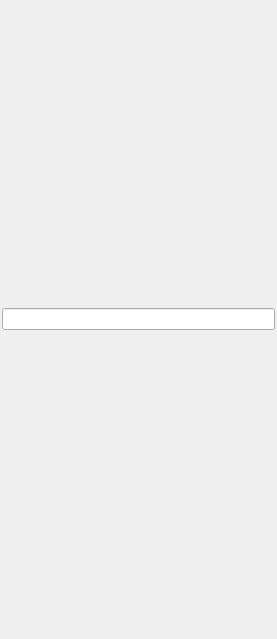
<?xml version="1.0" encoding="UTF-8"?>
<ui version="4.0">
 <class>ProjectPanel</class>
 <widget class="QWidget" name="ProjectPanel">
  <property name="geometry">
   <rect>
    <x>0</x>
    <y>0</y>
    <width>277</width>
    <height>639</height>
   </rect>
  </property>
  <property name="windowTitle">
   <string>Project</string>
  </property>
  <layout class="QVBoxLayout" name="verticalLayout">
   <property name="margin">
    <number>2</number>
   </property>
   <item>
    <widget class="QLineEdit" name="searchline"/>
   </item>
  </layout>
 </widget>
 <resources/>
 <connections/>
</ui>
